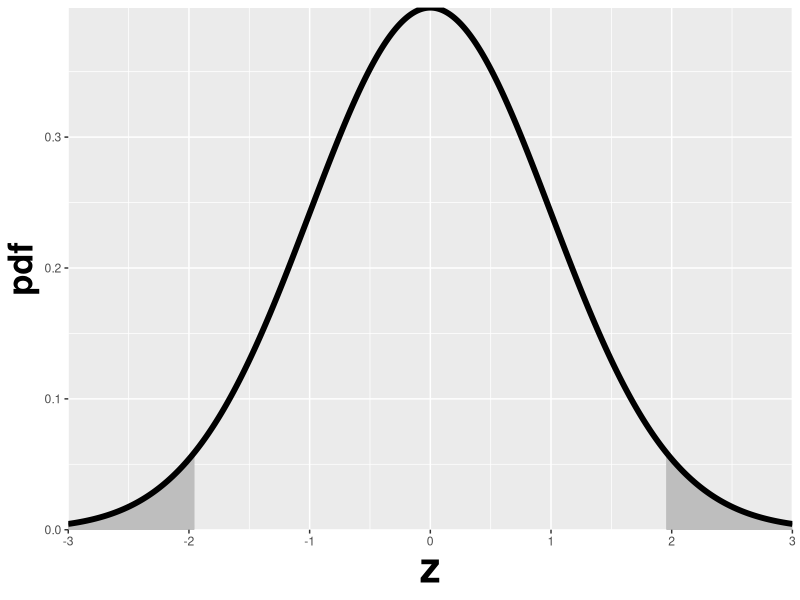

The R source for this figure:
# MainShadedTails.R
rm(list = ls())
library(ggplot2)
mu <- 0;sigma <- 1
zeta <- -qnorm(0.025)
step <- 0.01

LL<- -3
UL <- mu + 3*sigma

x.values <- seq(zeta,UL,step)
cord.x <- c(zeta, x.values,UL) 
cord.y <- c(0,dnorm(x.values),0) 

z <- seq(LL, UL, by = step)
curveData <- data.frame(z = z, pdf = dnorm(z))
shadeData <- data.frame(z = cord.x, pdf = cord.y)
shadedTails <- ggplot(mapping = aes(x = z, y = pdf))  + 
  geom_polygon(data = shadeData, color = "grey", fill = "grey")

zeta <- qnorm(0.025)
x.values <- seq(LL, zeta,step)
cord.x <- c(LL, x.values,zeta) 
cord.y <- c(0,dnorm(x.values),0) 
shadeData <- data.frame(z = cord.x, pdf = cord.y)
shadedTails <- shadedTails + 
  geom_polygon(data = shadeData, color = "grey", fill = "grey") + 
  xlab("z")+ ylab("pdf" ) + 
  theme(axis.title.y = element_text(size = 25,face="bold"),
        axis.title.x = element_text(size = 30,face="bold"))  +
  scale_x_continuous(expand = c(0, 0)) + 
  scale_y_continuous(expand = c(0, 0)) 
shadedTails <- shadedTails + geom_line(data = curveData, color = "black", size = 2)
print(shadedTails)
